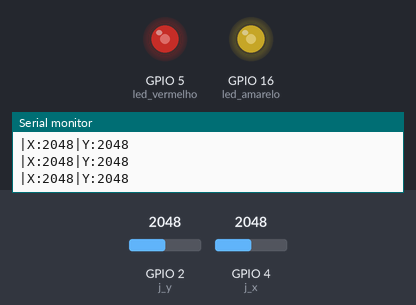
This program was run on a simulated ESP32. Parts: output pins drawn as LEDs (lit = HIGH), the last lines printed to the serial monitor. Inputs (shaded band) come from the test bench; at power-on: GPIO 2 (j_y) = 2048, GPIO 4 (j_x) = 2048.

Above: at 1.2 s.
1.3 s: GPIO 2 (j_y) set to 2866
At 2.4 s:
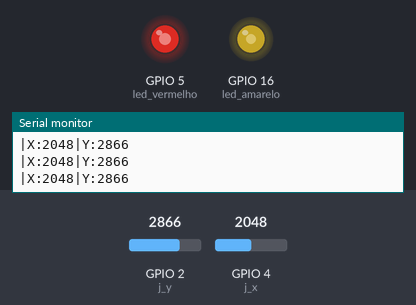
2.8 s: GPIO 4 (j_x) set to 2866
At 3.8 s:
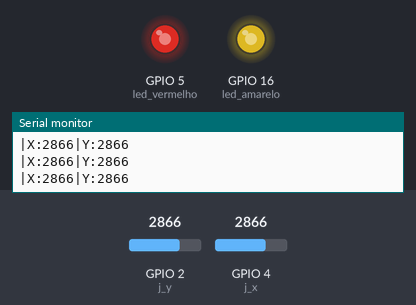
4.3 s: GPIO 2 (j_y) set to 3603
At 5.1 s:
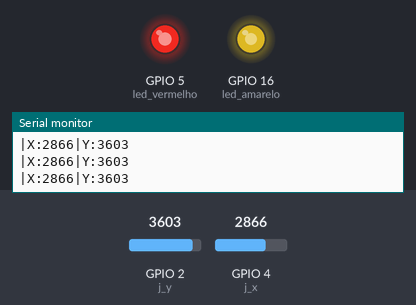
5.8 s: GPIO 4 (j_x) set to 3603
At 6.4 s:
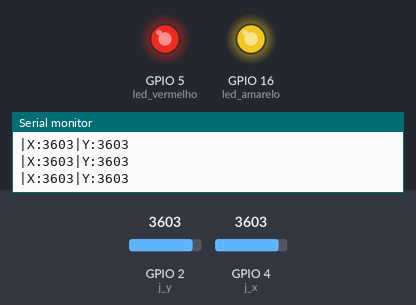
7.3 s: GPIO 2 (j_y) set to 2047
At 7.8 s:
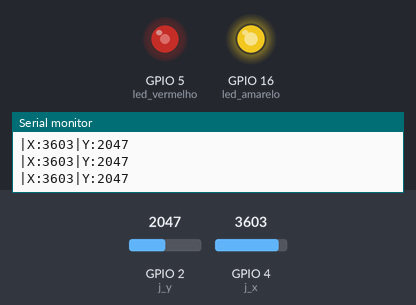
8.8 s: GPIO 4 (j_x) set to 491
At 9.1 s:
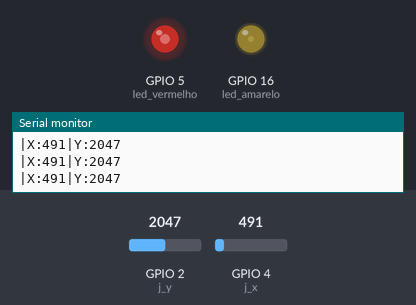
Timing chart, 0 to 11.3 s (numbered marks = the images above; inputs shaded):
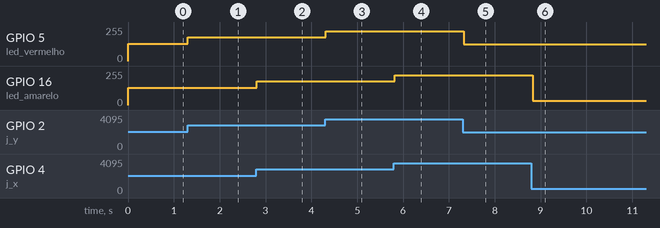

The program:

main.cpp
```cpp
#include <Arduino.h>

int j_y = GPIO_NUM_2;
int j_x = GPIO_NUM_4;

int led_amarelo = GPIO_NUM_16;
int led_vermelho = GPIO_NUM_5;

int valor = 0;

void setup() {
  Serial.begin(9600);

  pinMode(led_amarelo, OUTPUT);
  pinMode(led_vermelho, OUTPUT);

  pinMode(j_x, INPUT_PULLUP);
  pinMode(j_y, INPUT_PULLUP);

  //Ligando GPIO ao canal 0
  ledcAttachPin(led_amarelo, 0);
  //Configurando canal 0 com frequencia de 1khz e 10 bits
  ledcSetup(0, 1000, 12);

  //Ligando GPIO ao canal 0
  ledcAttachPin(led_vermelho, 1);
  //Configurando canal 0 com frequencia de 1khz e 10 bits
  ledcSetup(1, 1000, 12);
}

void loop() {
  int readx = analogRead(j_x);
  ledcWrite(0, readx);//Escrevemos o valor no canal configurado

  int ready = analogRead(j_y);
  ledcWrite(1, ready);//Escrevemos o valor no canal configurado

  Serial.println("|X:" + String(readx) + "|Y:" + String(ready));
  delay(100);
}
```

Measured:
- after the input at 1.3 s, GPIO 5 (led_vermelho): 128/255 → 178/255 at once
- after the input at 2.8 s, GPIO 16 (led_amarelo): 128/255 → 178/255 at once
- after the input at 4.3 s, GPIO 5 (led_vermelho): 178/255 → 224/255 at once
- after the input at 5.8 s, GPIO 16 (led_amarelo): 178/255 → 224/255 at once
- after the input at 7.3 s, GPIO 5 (led_vermelho): 224/255 → 127/255 at once
- after the input at 8.8 s, GPIO 16 (led_amarelo): 224/255 → 31/255 at once
